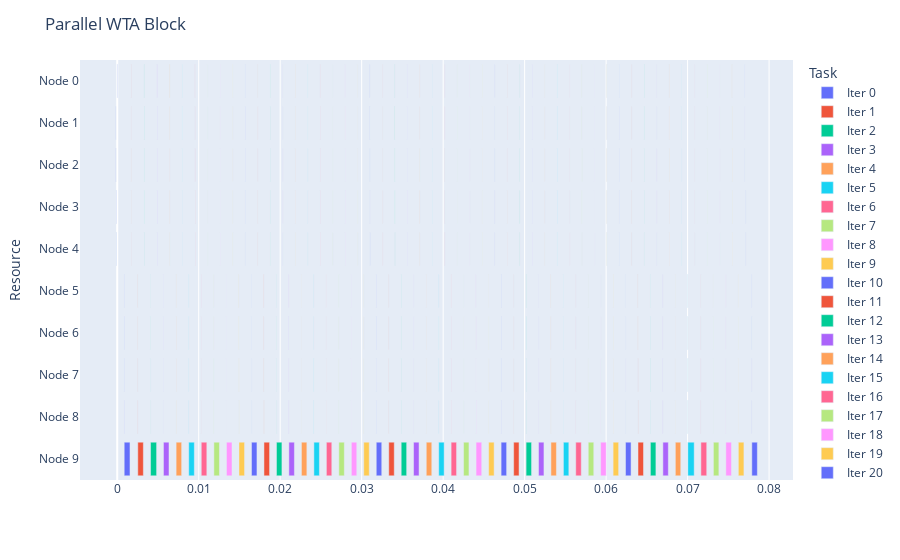

This figure's notebook cell:
### Code cell
# Block
fig = getDataGantt(logs[2], "Parallel WTA Block")
fig.show()

### Figure 1 — Plotly figure (JSON) as saved in the notebook; plotly's stock layout.template omitted (floating-point values rounded to 4 significant figures)
{"data": [{"alignmentgroup": "True", "base": [0, -0.0001943, -0.0001659, -0.0001242, -0.0001092, 0.0008423, 0.0008481, 0.0008471, 0.0008512, 0.0008554], "hovertemplate": "Task=Iter 0<br>Start=%{base}<br>Finish=%{x}<br>Resource=%{y}<extra></extra>", "legendgroup": "Iter 0", "marker": {"color": "#636efa", "pattern": {"shape": ""}}, "name": "Iter 0", "offsetgroup": "Iter 0", "orientation": "h", "showlegend": true, "textposition": "auto", "type": "bar", "x": [1.979e-05, 1.55e-05, 1.574e-05, 1.669e-05, 1.621e-05, 1.478e-05, 1.597e-05, 1.478e-05, 1.597e-05, 0.0007083], "xaxis": "x", "y": ["Node 0", "Node 1", "Node 2", "Node 3", "Node 4", "Node 5", "Node 6", "Node 7", "Node 8", "Node 9"], "yaxis": "y"}, {"alignmentgroup": "True", "base": [0.001722, 0.001726, 0.001728, 0.001731, 0.001734, 0.002514, 0.002514, 0.002517, 0.002521, 0.002524], "hovertemplate": "Task=Iter 1<br>Start=%{base}<br>Finish=%{x}<br>Resource=%{y}<extra></extra>", "legendgroup": "Iter 1", "marker": {"color": "#EF553B", "pattern": {"shape": ""}}, "name": "Iter 1", "offsetgroup": "Iter 1", "orientation": "h", "showlegend": true, "textposition": "auto", "type": "bar", "x": [1.454e-05, 1.216e-05, 1.264e-05, 1.287e-05, 1.287e-05, 1.359e-05, 1.24e-05, 1.24e-05, 1.287e-05, 0.0006828], "xaxis": "x", "y": ["Node 0", "Node 1", "Node 2", "Node 3", "Node 4", "Node 5", "Node 6", "Node 7", "Node 8", "Node 9"], "yaxis": "y"}, {"alignmentgroup": "True", "base": [0.003284, 0.003288, 0.00329, 0.003302, 0.003296, 0.00407, 0.004073, 0.004076, 0.004079, 0.004088], "hovertemplate": "Task=Iter 2<br>Start=%{base}<br>Finish=%{x}<br>Resource=%{y}<extra></extra>", "legendgroup": "Iter 2", "marker": {"color": "#00cc96", "pattern": {"shape": ""}}, "name": "Iter 2", "offsetgroup": "Iter 2", "orientation": "h", "showlegend": true, "textposition": "auto", "type": "bar", "x": [1.264e-05, 1.192e-05, 1.216e-05, 1.192e-05, 1.192e-05, 1.168e-05, 1.264e-05, 1.216e-05, 1.24e-05, 0.0007434], "xaxis": "x", "y": ["Node 0", "Node 1", "Node 2", "Node 3", "Node 4", "Node 5", "Node 6", "Node 7", "Node 8", "Node 9"], "yaxis": "y"}, {"alignmentgroup": "True", "base": [0.004878, 0.004883, 0.004885, 0.004888, 0.004892, 0.00566, 0.005662, 0.005666, 0.005669, 0.005673], "hovertemplate": "Task=Iter 3<br>Start=%{base}<br>Finish=%{x}<br>Resource=%{y}<extra></extra>", "legendgroup": "Iter 3", "marker": {"color": "#ab63fa", "pattern": {"shape": ""}}, "name": "Iter 3", "offsetgroup": "Iter 3", "orientation": "h", "showlegend": true, "textposition": "auto", "type": "bar", "x": [1.311e-05, 1.216e-05, 1.168e-05, 1.168e-05, 1.168e-05, 1.168e-05, 1.216e-05, 1.192e-05, 1.24e-05, 0.0006816], "xaxis": "x", "y": ["Node 0", "Node 1", "Node 2", "Node 3", "Node 4", "Node 5", "Node 6", "Node 7", "Node 8", "Node 9"], "yaxis": "y"}, {"alignmentgroup": "True", "base": [0.006434, 0.006444, 0.006448, 0.006449, 0.006455, 0.007211, 0.007214, 0.00722, 0.007225, 0.007227], "hovertemplate": "Task=Iter 4<br>Start=%{base}<br>Finish=%{x}<br>Resource=%{y}<extra></extra>", "legendgroup": "Iter 4", "marker": {"color": "#FFA15A", "pattern": {"shape": ""}}, "name": "Iter 4", "offsetgroup": "Iter 4", "orientation": "h", "showlegend": true, "textposition": "auto", "type": "bar", "x": [2.193e-05, 1.478e-05, 1.168e-05, 1.264e-05, 1.168e-05, 1.168e-05, 1.192e-05, 1.216e-05, 1.359e-05, 0.0006785], "xaxis": "x", "y": ["Node 0", "Node 1", "Node 2", "Node 3", "Node 4", "Node 5", "Node 6", "Node 7", "Node 8", "Node 9"], "yaxis": "y"}, {"alignmentgroup": "True", "base": [0.007987, 0.007989, 0.00799, 0.007993, 0.007995, 0.008765, 0.008768, 0.008772, 0.008777, 0.008777], "hovertemplate": "Task=Iter 5<br>Start=%{base}<br>Finish=%{x}<br>Resource=%{y}<extra></extra>", "legendgroup": "Iter 5", "marker": {"color": "#19d3f3", "pattern": {"shape": ""}}, "name": "Iter 5", "offsetgroup": "Iter 5", "orientation": "h", "showlegend": true, "textposition": "auto", "type": "bar", "x": [1.287e-05, 1.192e-05, 1.216e-05, 1.192e-05, 1.144e-05, 1.168e-05, 1.24e-05, 1.192e-05, 1.383e-05, 0.000685], "xaxis": "x", "y": ["Node 0", "Node 1", "Node 2", "Node 3", "Node 4", "Node 5", "Node 6", "Node 7", "Node 8", "Node 9"], "yaxis": "y"}, {"alignmentgroup": "True", "base": [0.009537, 0.009541, 0.009542, 0.009545, 0.009548, 0.0103, 0.0103, 0.01031, 0.01031, 0.01031], "hovertemplate": "Task=Iter 6<br>Start=%{base}<br>Finish=%{x}<br>Resource=%{y}<extra></extra>", "legendgroup": "Iter 6", "marker": {"color": "#FF6692", "pattern": {"shape": ""}}, "name": "Iter 6", "offsetgroup": "Iter 6", "orientation": "h", "showlegend": true, "textposition": "auto", "type": "bar", "x": [1.383e-05, 1.216e-05, 1.24e-05, 1.216e-05, 1.192e-05, 1.121e-05, 1.168e-05, 1.216e-05, 1.144e-05, 0.0006835], "xaxis": "x", "y": ["Node 0", "Node 1", "Node 2", "Node 3", "Node 4", "Node 5", "Node 6", "Node 7", "Node 8", "Node 9"], "yaxis": "y"}, {"alignmentgroup": "True", "base": [0.01107, 0.01108, 0.01108, 0.01108, 0.01108, 0.01185, 0.01185, 0.01186, 0.01186, 0.01186], "hovertemplate": "Task=Iter 7<br>Start=%{base}<br>Finish=%{x}<br>Resource=%{y}<extra></extra>", "legendgroup": "Iter 7", "marker": {"color": "#B6E880", "pattern": {"shape": ""}}, "name": "Iter 7", "offsetgroup": "Iter 7", "orientation": "h", "showlegend": true, "textposition": "auto", "type": "bar", "x": [1.216e-05, 1.192e-05, 1.216e-05, 1.168e-05, 1.144e-05, 1.144e-05, 1.216e-05, 1.192e-05, 1.216e-05, 0.000685], "xaxis": "x", "y": ["Node 0", "Node 1", "Node 2", "Node 3", "Node 4", "Node 5", "Node 6", "Node 7", "Node 8", "Node 9"], "yaxis": "y"}, {"alignmentgroup": "True", "base": [0.01263, 0.01264, 0.01264, 0.01264, 0.01264, 0.0134, 0.0134, 0.0134, 0.0134, 0.01341], "hovertemplate": "Task=Iter 8<br>Start=%{base}<br>Finish=%{x}<br>Resource=%{y}<extra></extra>", "legendgroup": "Iter 8", "marker": {"color": "#FF97FF", "pattern": {"shape": ""}}, "name": "Iter 8", "offsetgroup": "Iter 8", "orientation": "h", "showlegend": true, "textposition": "auto", "type": "bar", "x": [1.192e-05, 1.192e-05, 1.192e-05, 1.216e-05, 1.168e-05, 1.144e-05, 1.216e-05, 1.216e-05, 1.168e-05, 0.0006807], "xaxis": "x", "y": ["Node 0", "Node 1", "Node 2", "Node 3", "Node 4", "Node 5", "Node 6", "Node 7", "Node 8", "Node 9"], "yaxis": "y"}, {"alignmentgroup": "True", "base": [0.01416, 0.01417, 0.01417, 0.01417, 0.01418, 0.01493, 0.01493, 0.01494, 0.01494, 0.01494], "hovertemplate": "Task=Iter 9<br>Start=%{base}<br>Finish=%{x}<br>Resource=%{y}<extra></extra>", "legendgroup": "Iter 9", "marker": {"color": "#FECB52", "pattern": {"shape": ""}}, "name": "Iter 9", "offsetgroup": "Iter 9", "orientation": "h", "showlegend": true, "textposition": "auto", "type": "bar", "x": [1.192e-05, 1.168e-05, 1.168e-05, 1.168e-05, 1.144e-05, 1.168e-05, 1.24e-05, 1.216e-05, 1.24e-05, 0.0006843], "xaxis": "x", "y": ["Node 0", "Node 1", "Node 2", "Node 3", "Node 4", "Node 5", "Node 6", "Node 7", "Node 8", "Node 9"], "yaxis": "y"}, {"alignmentgroup": "True", "base": [0.0157, 0.0157, 0.0157, 0.01571, 0.01571, 0.01647, 0.01647, 0.01647, 0.01648, 0.01648], "hovertemplate": "Task=Iter 10<br>Start=%{base}<br>Finish=%{x}<br>Resource=%{y}<extra></extra>", "legendgroup": "Iter 10", "marker": {"color": "#636efa", "pattern": {"shape": ""}}, "name": "Iter 10", "offsetgroup": "Iter 10", "orientation": "h", "showlegend": true, "textposition": "auto", "type": "bar", "x": [1.192e-05, 1.144e-05, 1.192e-05, 1.168e-05, 1.121e-05, 1.144e-05, 1.168e-05, 1.168e-05, 1.216e-05, 0.0006711], "xaxis": "x", "y": ["Node 0", "Node 1", "Node 2", "Node 3", "Node 4", "Node 5", "Node 6", "Node 7", "Node 8", "Node 9"], "yaxis": "y"}, {"alignmentgroup": "True", "base": [0.01722, 0.01722, 0.01723, 0.01723, 0.01723, 0.018, 0.018, 0.018, 0.01801, 0.01801], "hovertemplate": "Task=Iter 11<br>Start=%{base}<br>Finish=%{x}<br>Resource=%{y}<extra></extra>", "legendgroup": "Iter 11", "marker": {"color": "#EF553B", "pattern": {"shape": ""}}, "name": "Iter 11", "offsetgroup": "Iter 11", "orientation": "h", "showlegend": true, "textposition": "auto", "type": "bar", "x": [1.192e-05, 1.144e-05, 1.168e-05, 1.168e-05, 1.168e-05, 1.168e-05, 1.216e-05, 1.192e-05, 1.287e-05, 0.0006888], "xaxis": "x", "y": ["Node 0", "Node 1", "Node 2", "Node 3", "Node 4", "Node 5", "Node 6", "Node 7", "Node 8", "Node 9"], "yaxis": "y"}, {"alignmentgroup": "True", "base": [0.01877, 0.01877, 0.01877, 0.01877, 0.01878, 0.01953, 0.01954, 0.01954, 0.01954, 0.01954], "hovertemplate": "Task=Iter 12<br>Start=%{base}<br>Finish=%{x}<br>Resource=%{y}<extra></extra>", "legendgroup": "Iter 12", "marker": {"color": "#00cc96", "pattern": {"shape": ""}}, "name": "Iter 12", "offsetgroup": "Iter 12", "orientation": "h", "showlegend": true, "textposition": "auto", "type": "bar", "x": [1.192e-05, 1.192e-05, 1.168e-05, 1.192e-05, 1.144e-05, 1.192e-05, 1.216e-05, 1.168e-05, 1.24e-05, 0.0006707], "xaxis": "x", "y": ["Node 0", "Node 1", "Node 2", "Node 3", "Node 4", "Node 5", "Node 6", "Node 7", "Node 8", "Node 9"], "yaxis": "y"}, {"alignmentgroup": "True", "base": [0.02029, 0.02029, 0.02029, 0.0203, 0.0203, 0.02106, 0.02106, 0.02106, 0.02106, 0.02107], "hovertemplate": "Task=Iter 13<br>Start=%{base}<br>Finish=%{x}<br>Resource=%{y}<extra></extra>", "legendgroup": "Iter 13", "marker": {"color": "#ab63fa", "pattern": {"shape": ""}}, "name": "Iter 13", "offsetgroup": "Iter 13", "orientation": "h", "showlegend": true, "textposition": "auto", "type": "bar", "x": [1.192e-05, 1.144e-05, 1.168e-05, 1.144e-05, 1.121e-05, 1.168e-05, 1.216e-05, 1.168e-05, 1.216e-05, 0.0006771], "xaxis": "x", "y": ["Node 0", "Node 1", "Node 2", "Node 3", "Node 4", "Node 5", "Node 6", "Node 7", "Node 8", "Node 9"], "yaxis": "y"}, {"alignmentgroup": "True", "base": [0.02182, 0.02182, 0.02183, 0.02183, 0.02183, 0.0226, 0.0226, 0.0226, 0.0226, 0.02261], "hovertemplate": "Task=Iter 14<br>Start=%{base}<br>Finish=%{x}<br>Resource=%{y}<extra></extra>", "legendgroup": "Iter 14", "marker": {"color": "#FFA15A", "pattern": {"shape": ""}}, "name": "Iter 14", "offsetgroup": "Iter 14", "orientation": "h", "showlegend": true, "textposition": "auto", "type": "bar", "x": [1.168e-05, 1.144e-05, 1.192e-05, 1.144e-05, 1.168e-05, 1.168e-05, 1.216e-05, 1.192e-05, 1.168e-05, 0.0006673], "xaxis": "x", "y": ["Node 0", "Node 1", "Node 2", "Node 3", "Node 4", "Node 5", "Node 6", "Node 7", "Node 8", "Node 9"], "yaxis": "y"}, {"alignmentgroup": "True", "base": [0.02335, 0.02335, 0.02336, 0.02336, 0.02336, 0.02412, 0.02412, 0.02413, 0.02413, 0.02413], "hovertemplate": "Task=Iter 15<br>Start=%{base}<br>Finish=%{x}<br>Resource=%{y}<extra></extra>", "legendgroup": "Iter 15", "marker": {"color": "#19d3f3", "pattern": {"shape": ""}}, "name": "Iter 15", "offsetgroup": "Iter 15", "orientation": "h", "showlegend": true, "textposition": "auto", "type": "bar", "x": [1.192e-05, 1.121e-05, 1.144e-05, 1.144e-05, 1.121e-05, 1.168e-05, 1.168e-05, 1.192e-05, 1.168e-05, 0.0006781], "xaxis": "x", "y": ["Node 0", "Node 1", "Node 2", "Node 3", "Node 4", "Node 5", "Node 6", "Node 7", "Node 8", "Node 9"], "yaxis": "y"}, {"alignmentgroup": "True", "base": [0.02488, 0.02489, 0.02489, 0.02489, 0.0249, 0.02566, 0.02566, 0.02566, 0.02567, 0.02567], "hovertemplate": "Task=Iter 16<br>Start=%{base}<br>Finish=%{x}<br>Resource=%{y}<extra></extra>", "legendgroup": "Iter 16", "marker": {"color": "#FF6692", "pattern": {"shape": ""}}, "name": "Iter 16", "offsetgroup": "Iter 16", "orientation": "h", "showlegend": true, "textposition": "auto", "type": "bar", "x": [1.168e-05, 1.144e-05, 1.168e-05, 1.216e-05, 1.121e-05, 1.168e-05, 1.168e-05, 1.192e-05, 1.192e-05, 0.0006652], "xaxis": "x", "y": ["Node 0", "Node 1", "Node 2", "Node 3", "Node 4", "Node 5", "Node 6", "Node 7", "Node 8", "Node 9"], "yaxis": "y"}, {"alignmentgroup": "True", "base": [0.02642, 0.02642, 0.02642, 0.02642, 0.02643, 0.02719, 0.02719, 0.02719, 0.0272, 0.0272], "hovertemplate": "Task=Iter 17<br>Start=%{base}<br>Finish=%{x}<br>Resource=%{y}<extra></extra>", "legendgroup": "Iter 17", "marker": {"color": "#B6E880", "pattern": {"shape": ""}}, "name": "Iter 17", "offsetgroup": "Iter 17", "orientation": "h", "showlegend": true, "textposition": "auto", "type": "bar", "x": [1.144e-05, 1.121e-05, 1.168e-05, 1.168e-05, 1.764e-05, 1.168e-05, 1.168e-05, 1.144e-05, 1.192e-05, 0.0006728], "xaxis": "x", "y": ["Node 0", "Node 1", "Node 2", "Node 3", "Node 4", "Node 5", "Node 6", "Node 7", "Node 8", "Node 9"], "yaxis": "y"}, {"alignmentgroup": "True", "base": [0.02795, 0.02795, 0.02796, 0.02796, 0.02796, 0.02872, 0.02872, 0.02873, 0.02873, 0.02873], "hovertemplate": "Task=Iter 18<br>Start=%{base}<br>Finish=%{x}<br>Resource=%{y}<extra></extra>", "legendgroup": "Iter 18", "marker": {"color": "#FF97FF", "pattern": {"shape": ""}}, "name": "Iter 18", "offsetgroup": "Iter 18", "orientation": "h", "showlegend": true, "textposition": "auto", "type": "bar", "x": [1.168e-05, 1.144e-05, 1.144e-05, 1.144e-05, 1.168e-05, 1.168e-05, 1.192e-05, 1.192e-05, 1.192e-05, 0.0006654], "xaxis": "x", "y": ["Node 0", "Node 1", "Node 2", "Node 3", "Node 4", "Node 5", "Node 6", "Node 7", "Node 8", "Node 9"], "yaxis": "y"}, {"alignmentgroup": "True", "base": [0.02948, 0.02948, 0.02949, 0.02949, 0.02949, 0.03024, 0.03025, 0.03025, 0.03025, 0.03026], "hovertemplate": "Task=Iter 19<br>Start=%{base}<br>Finish=%{x}<br>Resource=%{y}<extra></extra>", "legendgroup": "Iter 19", "marker": {"color": "#FECB52", "pattern": {"shape": ""}}, "name": "Iter 19", "offsetgroup": "Iter 19", "orientation": "h", "showlegend": true, "textposition": "auto", "type": "bar", "x": [1.168e-05, 1.168e-05, 1.168e-05, 1.168e-05, 1.121e-05, 1.168e-05, 1.192e-05, 1.168e-05, 1.192e-05, 0.0006752], "xaxis": "x", "y": ["Node 0", "Node 1", "Node 2", "Node 3", "Node 4", "Node 5", "Node 6", "Node 7", "Node 8", "Node 9"], "yaxis": "y"}, {"alignmentgroup": "True", "base": [0.03101, 0.03101, 0.03101, 0.03101, 0.03102, 0.03178, 0.03179, 0.03179, 0.03179, 0.03179], "hovertemplate": "Task=Iter 20<br>Start=%{base}<br>Finish=%{x}<br>Resource=%{y}<extra></extra>", "legendgroup": "Iter 20", "marker": {"color": "#636efa", "pattern": {"shape": ""}}, "name": "Iter 20", "offsetgroup": "Iter 20", "orientation": "h", "showlegend": true, "textposition": "auto", "type": "bar", "x": [1.216e-05, 1.192e-05, 1.192e-05, 1.168e-05, 1.144e-05, 1.192e-05, 1.478e-05, 1.168e-05, 1.526e-05, 0.0006738], "xaxis": "x", "y": ["Node 0", "Node 1", "Node 2", "Node 3", "Node 4", "Node 5", "Node 6", "Node 7", "Node 8", "Node 9"], "yaxis": "y"}, {"alignmentgroup": "True", "base": [0.03255, 0.03256, 0.03256, 0.03256, 0.03257, 0.03331, 0.03332, 0.03332, 0.03332, 0.03333], "hovertemplate": "Task=Iter 21<br>Start=%{base}<br>Finish=%{x}<br>Resource=%{y}<extra></extra>", "legendgroup": "Iter 21", "marker": {"color": "#EF553B", "pattern": {"shape": ""}}, "name": "Iter 21", "offsetgroup": "Iter 21", "orientation": "h", "showlegend": true, "textposition": "auto", "type": "bar", "x": [1.192e-05, 1.192e-05, 1.168e-05, 1.168e-05, 1.144e-05, 1.121e-05, 1.192e-05, 1.168e-05, 1.216e-05, 0.0006726], "xaxis": "x", "y": ["Node 0", "Node 1", "Node 2", "Node 3", "Node 4", "Node 5", "Node 6", "Node 7", "Node 8", "Node 9"], "yaxis": "y"}, {"alignmentgroup": "True", "base": [0.03407, 0.03408, 0.03408, 0.03408, 0.03408, 0.03484, 0.03484, 0.03485, 0.03485, 0.03485], "hovertemplate": "Task=Iter 22<br>Start=%{base}<br>Finish=%{x}<br>Resource=%{y}<extra></extra>", "legendgroup": "Iter 22", "marker": {"color": "#00cc96", "pattern": {"shape": ""}}, "name": "Iter 22", "offsetgroup": "Iter 22", "orientation": "h", "showlegend": true, "textposition": "auto", "type": "bar", "x": [1.144e-05, 1.383e-05, 1.168e-05, 1.144e-05, 1.121e-05, 1.144e-05, 1.216e-05, 1.144e-05, 1.192e-05, 0.0006728], "xaxis": "x", "y": ["Node 0", "Node 1", "Node 2", "Node 3", "Node 4", "Node 5", "Node 6", "Node 7", "Node 8", "Node 9"], "yaxis": "y"}, {"alignmentgroup": "True", "base": [0.0356, 0.0356, 0.0356, 0.03561, 0.03561, 0.03636, 0.03636, 0.03636, 0.03636, 0.03637], "hovertemplate": "Task=Iter 23<br>Start=%{base}<br>Finish=%{x}<br>Resource=%{y}<extra></extra>", "legendgroup": "Iter 23", "marker": {"color": "#ab63fa", "pattern": {"shape": ""}}, "name": "Iter 23", "offsetgroup": "Iter 23", "orientation": "h", "showlegend": true, "textposition": "auto", "type": "bar", "x": [1.168e-05, 1.216e-05, 1.168e-05, 1.168e-05, 1.168e-05, 1.144e-05, 1.168e-05, 1.216e-05, 1.168e-05, 0.0006747], "xaxis": "x", "y": ["Node 0", "Node 1", "Node 2", "Node 3", "Node 4", "Node 5", "Node 6", "Node 7", "Node 8", "Node 9"], "yaxis": "y"}, {"alignmentgroup": "True", "base": [0.03713, 0.03713, 0.03714, 0.03714, 0.03714, 0.03791, 0.03792, 0.03792, 0.03792, 0.03793], "hovertemplate": "Task=Iter 24<br>Start=%{base}<br>Finish=%{x}<br>Resource=%{y}<extra></extra>", "legendgroup": "Iter 24", "marker": {"color": "#FFA15A", "pattern": {"shape": ""}}, "name": "Iter 24", "offsetgroup": "Iter 24", "orientation": "h", "showlegend": true, "textposition": "auto", "type": "bar", "x": [1.192e-05, 1.168e-05, 1.192e-05, 1.431e-05, 1.121e-05, 1.144e-05, 1.168e-05, 1.192e-05, 1.216e-05, 0.0006771], "xaxis": "x", "y": ["Node 0", "Node 1", "Node 2", "Node 3", "Node 4", "Node 5", "Node 6", "Node 7", "Node 8", "Node 9"], "yaxis": "y"}, {"alignmentgroup": "True", "base": [0.03867, 0.03868, 0.03868, 0.03869, 0.03869, 0.03944, 0.03944, 0.03945, 0.03945, 0.03946], "hovertemplate": "Task=Iter 25<br>Start=%{base}<br>Finish=%{x}<br>Resource=%{y}<extra></extra>", "legendgroup": "Iter 25", "marker": {"color": "#19d3f3", "pattern": {"shape": ""}}, "name": "Iter 25", "offsetgroup": "Iter 25", "orientation": "h", "showlegend": true, "textposition": "auto", "type": "bar", "x": [1.216e-05, 1.168e-05, 1.144e-05, 1.24e-05, 1.121e-05, 1.621e-05, 1.168e-05, 1.168e-05, 1.311e-05, 0.0006664], "xaxis": "x", "y": ["Node 0", "Node 1", "Node 2", "Node 3", "Node 4", "Node 5", "Node 6", "Node 7", "Node 8", "Node 9"], "yaxis": "y"}, {"alignmentgroup": "True", "base": [0.0402, 0.0402, 0.0402, 0.04021, 0.04021, 0.04096, 0.04097, 0.04097, 0.04097, 0.04098], "hovertemplate": "Task=Iter 26<br>Start=%{base}<br>Finish=%{x}<br>Resource=%{y}<extra></extra>", "legendgroup": "Iter 26", "marker": {"color": "#FF6692", "pattern": {"shape": ""}}, "name": "Iter 26", "offsetgroup": "Iter 26", "orientation": "h", "showlegend": true, "textposition": "auto", "type": "bar", "x": [1.216e-05, 1.144e-05, 1.144e-05, 1.192e-05, 1.144e-05, 1.168e-05, 1.168e-05, 1.168e-05, 1.168e-05, 0.0006709], "xaxis": "x", "y": ["Node 0", "Node 1", "Node 2", "Node 3", "Node 4", "Node 5", "Node 6", "Node 7", "Node 8", "Node 9"], "yaxis": "y"}, {"alignmentgroup": "True", "base": [0.04173, 0.04173, 0.04173, 0.04173, 0.04174, 0.04249, 0.0425, 0.0425, 0.0425, 0.04251], "hovertemplate": "Task=Iter 27<br>Start=%{base}<br>Finish=%{x}<br>Resource=%{y}<extra></extra>", "legendgroup": "Iter 27", "marker": {"color": "#B6E880", "pattern": {"shape": ""}}, "name": "Iter 27", "offsetgroup": "Iter 27", "orientation": "h", "showlegend": true, "textposition": "auto", "type": "bar", "x": [1.168e-05, 1.168e-05, 1.168e-05, 1.192e-05, 1.144e-05, 1.144e-05, 1.168e-05, 1.168e-05, 1.168e-05, 0.0006618], "xaxis": "x", "y": ["Node 0", "Node 1", "Node 2", "Node 3", "Node 4", "Node 5", "Node 6", "Node 7", "Node 8", "Node 9"], "yaxis": "y"}, {"alignmentgroup": "True", "base": [0.04325, 0.04325, 0.04325, 0.04326, 0.04326, 0.04402, 0.04403, 0.04402, 0.04403, 0.04404], "hovertemplate": "Task=Iter 28<br>Start=%{base}<br>Finish=%{x}<br>Resource=%{y}<extra></extra>", "legendgroup": "Iter 28", "marker": {"color": "#FF97FF", "pattern": {"shape": ""}}, "name": "Iter 28", "offsetgroup": "Iter 28", "orientation": "h", "showlegend": true, "textposition": "auto", "type": "bar", "x": [1.192e-05, 1.144e-05, 1.192e-05, 1.144e-05, 1.121e-05, 1.144e-05, 1.55e-05, 1.144e-05, 1.55e-05, 0.0006976], "xaxis": "x", "y": ["Node 0", "Node 1", "Node 2", "Node 3", "Node 4", "Node 5", "Node 6", "Node 7", "Node 8", "Node 9"], "yaxis": "y"}, {"alignmentgroup": "True", "base": [0.0448, 0.0448, 0.0448, 0.0448, 0.04481, 0.04557, 0.04557, 0.04557, 0.04558, 0.04559], "hovertemplate": "Task=Iter 29<br>Start=%{base}<br>Finish=%{x}<br>Resource=%{y}<extra></extra>", "legendgroup": "Iter 29", "marker": {"color": "#FECB52", "pattern": {"shape": ""}}, "name": "Iter 29", "offsetgroup": "Iter 29", "orientation": "h", "showlegend": true, "textposition": "auto", "type": "bar", "x": [1.168e-05, 1.168e-05, 1.192e-05, 1.168e-05, 1.168e-05, 1.121e-05, 1.192e-05, 1.192e-05, 1.335e-05, 0.0006716], "xaxis": "x", "y": ["Node 0", "Node 1", "Node 2", "Node 3", "Node 4", "Node 5", "Node 6", "Node 7", "Node 8", "Node 9"], "yaxis": "y"}, {"alignmentgroup": "True", "base": [0.04633, 0.04633, 0.04633, 0.04633, 0.04634, 0.0471, 0.0471, 0.04711, 0.04711, 0.04711], "hovertemplate": "Task=Iter 30<br>Start=%{base}<br>Finish=%{x}<br>Resource=%{y}<extra></extra>", "legendgroup": "Iter 30", "marker": {"color": "#636efa", "pattern": {"shape": ""}}, "name": "Iter 30", "offsetgroup": "Iter 30", "orientation": "h", "showlegend": true, "textposition": "auto", "type": "bar", "x": [1.168e-05, 1.144e-05, 1.168e-05, 1.168e-05, 1.144e-05, 1.264e-05, 1.216e-05, 1.168e-05, 1.216e-05, 0.0006785], "xaxis": "x", "y": ["Node 0", "Node 1", "Node 2", "Node 3", "Node 4", "Node 5", "Node 6", "Node 7", "Node 8", "Node 9"], "yaxis": "y"}, {"alignmentgroup": "True", "base": [0.04787, 0.04787, 0.04787, 0.04788, 0.04788, 0.04864, 0.04864, 0.04865, 0.04865, 0.04865], "hovertemplate": "Task=Iter 31<br>Start=%{base}<br>Finish=%{x}<br>Resource=%{y}<extra></extra>", "legendgroup": "Iter 31", "marker": {"color": "#EF553B", "pattern": {"shape": ""}}, "name": "Iter 31", "offsetgroup": "Iter 31", "orientation": "h", "showlegend": true, "textposition": "auto", "type": "bar", "x": [1.144e-05, 1.144e-05, 1.168e-05, 1.168e-05, 1.168e-05, 1.144e-05, 1.168e-05, 1.192e-05, 1.216e-05, 0.0006647], "xaxis": "x", "y": ["Node 0", "Node 1", "Node 2", "Node 3", "Node 4", "Node 5", "Node 6", "Node 7", "Node 8", "Node 9"], "yaxis": "y"}, {"alignmentgroup": "True", "base": [0.04939, 0.0494, 0.0494, 0.0494, 0.0494, 0.05017, 0.05017, 0.05018, 0.05018, 0.05018], "hovertemplate": "Task=Iter 32<br>Start=%{base}<br>Finish=%{x}<br>Resource=%{y}<extra></extra>", "legendgroup": "Iter 32", "marker": {"color": "#00cc96", "pattern": {"shape": ""}}, "name": "Iter 32", "offsetgroup": "Iter 32", "orientation": "h", "showlegend": true, "textposition": "auto", "type": "bar", "x": [1.168e-05, 1.144e-05, 1.192e-05, 1.383e-05, 1.144e-05, 1.121e-05, 1.144e-05, 1.168e-05, 1.192e-05, 0.0006707], "xaxis": "x", "y": ["Node 0", "Node 1", "Node 2", "Node 3", "Node 4", "Node 5", "Node 6", "Node 7", "Node 8", "Node 9"], "yaxis": "y"}, {"alignmentgroup": "True", "base": [0.05093, 0.05093, 0.05093, 0.05094, 0.05094, 0.0517, 0.0517, 0.0517, 0.0517, 0.05171], "hovertemplate": "Task=Iter 33<br>Start=%{base}<br>Finish=%{x}<br>Resource=%{y}<extra></extra>", "legendgroup": "Iter 33", "marker": {"color": "#ab63fa", "pattern": {"shape": ""}}, "name": "Iter 33", "offsetgroup": "Iter 33", "orientation": "h", "showlegend": true, "textposition": "auto", "type": "bar", "x": [1.192e-05, 1.192e-05, 1.192e-05, 1.144e-05, 1.144e-05, 1.121e-05, 1.168e-05, 1.168e-05, 1.192e-05, 0.000664], "xaxis": "x", "y": ["Node 0", "Node 1", "Node 2", "Node 3", "Node 4", "Node 5", "Node 6", "Node 7", "Node 8", "Node 9"], "yaxis": "y"}, {"alignmentgroup": "True", "base": [0.05245, 0.05246, 0.05246, 0.05246, 0.05246, 0.05322, 0.05322, 0.05323, 0.05323, 0.05323], "hovertemplate": "Task=Iter 34<br>Start=%{base}<br>Finish=%{x}<br>Resource=%{y}<extra></extra>", "legendgroup": "Iter 34", "marker": {"color": "#FFA15A", "pattern": {"shape": ""}}, "name": "Iter 34", "offsetgroup": "Iter 34", "orientation": "h", "showlegend": true, "textposition": "auto", "type": "bar", "x": [1.144e-05, 1.168e-05, 1.168e-05, 1.144e-05, 1.144e-05, 1.168e-05, 1.144e-05, 1.192e-05, 1.192e-05, 0.0006726], "xaxis": "x", "y": ["Node 0", "Node 1", "Node 2", "Node 3", "Node 4", "Node 5", "Node 6", "Node 7", "Node 8", "Node 9"], "yaxis": "y"}, {"alignmentgroup": "True", "base": [0.05398, 0.05398, 0.05398, 0.05398, 0.05399, 0.05475, 0.05475, 0.05475, 0.05476, 0.05476], "hovertemplate": "Task=Iter 35<br>Start=%{base}<br>Finish=%{x}<br>Resource=%{y}<extra></extra>", "legendgroup": "Iter 35", "marker": {"color": "#19d3f3", "pattern": {"shape": ""}}, "name": "Iter 35", "offsetgroup": "Iter 35", "orientation": "h", "showlegend": true, "textposition": "auto", "type": "bar", "x": [1.144e-05, 1.168e-05, 1.192e-05, 1.168e-05, 1.121e-05, 1.121e-05, 1.144e-05, 1.168e-05, 1.168e-05, 0.0006659], "xaxis": "x", "y": ["Node 0", "Node 1", "Node 2", "Node 3", "Node 4", "Node 5", "Node 6", "Node 7", "Node 8", "Node 9"], "yaxis": "y"}, {"alignmentgroup": "True", "base": [0.05551, 0.05551, 0.05551, 0.05551, 0.05552, 0.05626, 0.05627, 0.05627, 0.05627, 0.05627], "hovertemplate": "Task=Iter 36<br>Start=%{base}<br>Finish=%{x}<br>Resource=%{y}<extra></extra>", "legendgroup": "Iter 36", "marker": {"color": "#FF6692", "pattern": {"shape": ""}}, "name": "Iter 36", "offsetgroup": "Iter 36", "orientation": "h", "showlegend": true, "textposition": "auto", "type": "bar", "x": [1.192e-05, 1.144e-05, 1.144e-05, 1.168e-05, 1.168e-05, 1.144e-05, 1.168e-05, 1.168e-05, 1.168e-05, 0.0006757], "xaxis": "x", "y": ["Node 0", "Node 1", "Node 2", "Node 3", "Node 4", "Node 5", "Node 6", "Node 7", "Node 8", "Node 9"], "yaxis": "y"}, {"alignmentgroup": "True", "base": [0.05702, 0.05703, 0.05704, 0.05703, 0.05703, 0.0578, 0.0578, 0.0578, 0.05781, 0.05781], "hovertemplate": "Task=Iter 37<br>Start=%{base}<br>Finish=%{x}<br>Resource=%{y}<extra></extra>", "legendgroup": "Iter 37", "marker": {"color": "#B6E880", "pattern": {"shape": ""}}, "name": "Iter 37", "offsetgroup": "Iter 37", "orientation": "h", "showlegend": true, "textposition": "auto", "type": "bar", "x": [1.168e-05, 1.192e-05, 1.359e-05, 1.168e-05, 1.168e-05, 1.144e-05, 1.168e-05, 1.192e-05, 1.192e-05, 0.0006781], "xaxis": "x", "y": ["Node 0", "Node 1", "Node 2", "Node 3", "Node 4", "Node 5", "Node 6", "Node 7", "Node 8", "Node 9"], "yaxis": "y"}, {"alignmentgroup": "True", "base": [0.05856, 0.05856, 0.05856, 0.05857, 0.05857, 0.05932, 0.05932, 0.05932, 0.05933, 0.05933], "hovertemplate": "Task=Iter 38<br>Start=%{base}<br>Finish=%{x}<br>Resource=%{y}<extra></extra>", "legendgroup": "Iter 38", "marker": {"color": "#FF97FF", "pattern": {"shape": ""}}, "name": "Iter 38", "offsetgroup": "Iter 38", "orientation": "h", "showlegend": true, "textposition": "auto", "type": "bar", "x": [1.168e-05, 1.144e-05, 1.216e-05, 1.144e-05, 1.144e-05, 1.144e-05, 1.121e-05, 1.192e-05, 1.144e-05, 0.0006795], "xaxis": "x", "y": ["Node 0", "Node 1", "Node 2", "Node 3", "Node 4", "Node 5", "Node 6", "Node 7", "Node 8", "Node 9"], "yaxis": "y"}, {"alignmentgroup": "True", "base": [0.06008, 0.06008, 0.06008, 0.06009, 0.06009, 0.06085, 0.06085, 0.06085, 0.06085, 0.06086], "hovertemplate": "Task=Iter 39<br>Start=%{base}<br>Finish=%{x}<br>Resource=%{y}<extra></extra>", "legendgroup": "Iter 39", "marker": {"color": "#FECB52", "pattern": {"shape": ""}}, "name": "Iter 39", "offsetgroup": "Iter 39", "orientation": "h", "showlegend": true, "textposition": "auto", "type": "bar", "x": [1.168e-05, 1.144e-05, 1.264e-05, 1.168e-05, 1.192e-05, 1.144e-05, 1.192e-05, 1.216e-05, 1.168e-05, 0.0006781], "xaxis": "x", "y": ["Node 0", "Node 1", "Node 2", "Node 3", "Node 4", "Node 5", "Node 6", "Node 7", "Node 8", "Node 9"], "yaxis": "y"}, {"alignmentgroup": "True", "base": [0.06161, 0.06161, 0.06162, 0.06162, 0.06162, 0.06237, 0.06237, 0.06238, 0.06238, 0.06238], "hovertemplate": "Task=Iter 40<br>Start=%{base}<br>Finish=%{x}<br>Resource=%{y}<extra></extra>", "legendgroup": "Iter 40", "marker": {"color": "#636efa", "pattern": {"shape": ""}}, "name": "Iter 40", "offsetgroup": "Iter 40", "orientation": "h", "showlegend": true, "textposition": "auto", "type": "bar", "x": [1.168e-05, 1.144e-05, 1.216e-05, 1.168e-05, 1.168e-05, 1.121e-05, 1.168e-05, 1.168e-05, 1.192e-05, 0.0006793], "xaxis": "x", "y": ["Node 0", "Node 1", "Node 2", "Node 3", "Node 4", "Node 5", "Node 6", "Node 7", "Node 8", "Node 9"], "yaxis": "y"}, {"alignmentgroup": "True", "base": [0.06313, 0.06314, 0.06314, 0.06314, 0.06314, 0.0639, 0.06391, 0.06391, 0.06391, 0.06391], "hovertemplate": "Task=Iter 41<br>Start=%{base}<br>Finish=%{x}<br>Resource=%{y}<extra></extra>", "legendgroup": "Iter 41", "marker": {"color": "#EF553B", "pattern": {"shape": ""}}, "name": "Iter 41", "offsetgroup": "Iter 41", "orientation": "h", "showlegend": true, "textposition": "auto", "type": "bar", "x": [1.168e-05, 1.168e-05, 1.192e-05, 1.168e-05, 1.144e-05, 1.144e-05, 1.168e-05, 1.168e-05, 1.168e-05, 0.0006733], "xaxis": "x", "y": ["Node 0", "Node 1", "Node 2", "Node 3", "Node 4", "Node 5", "Node 6", "Node 7", "Node 8", "Node 9"], "yaxis": "y"}, {"alignmentgroup": "True", "base": [0.06466, 0.06467, 0.06467, 0.06467, 0.06467, 0.06542, 0.06543, 0.06543, 0.06543, 0.06543], "hovertemplate": "Task=Iter 42<br>Start=%{base}<br>Finish=%{x}<br>Resource=%{y}<extra></extra>", "legendgroup": "Iter 42", "marker": {"color": "#00cc96", "pattern": {"shape": ""}}, "name": "Iter 42", "offsetgroup": "Iter 42", "orientation": "h", "showlegend": true, "textposition": "auto", "type": "bar", "x": [1.24e-05, 1.168e-05, 1.168e-05, 1.144e-05, 1.168e-05, 1.121e-05, 1.74e-05, 2.027e-05, 1.788e-05, 0.0006757], "xaxis": "x", "y": ["Node 0", "Node 1", "Node 2", "Node 3", "Node 4", "Node 5", "Node 6", "Node 7", "Node 8", "Node 9"], "yaxis": "y"}, {"alignmentgroup": "True", "base": [0.06619, 0.06619, 0.06619, 0.06619, 0.0662, 0.06695, 0.06696, 0.06696, 0.06696, 0.06697], "hovertemplate": "Task=Iter 43<br>Start=%{base}<br>Finish=%{x}<br>Resource=%{y}<extra></extra>", "legendgroup": "Iter 43", "marker": {"color": "#ab63fa", "pattern": {"shape": ""}}, "name": "Iter 43", "offsetgroup": "Iter 43", "orientation": "h", "showlegend": true, "textposition": "auto", "type": "bar", "x": [1.216e-05, 1.24e-05, 1.24e-05, 1.24e-05, 1.192e-05, 1.216e-05, 1.264e-05, 1.287e-05, 1.311e-05, 0.0006685], "xaxis": "x", "y": ["Node 0", "Node 1", "Node 2", "Node 3", "Node 4", "Node 5", "Node 6", "Node 7", "Node 8", "Node 9"], "yaxis": "y"}, {"alignmentgroup": "True", "base": [0.06772, 0.06772, 0.06772, 0.06772, 0.06773, 0.06849, 0.06849, 0.06849, 0.0685, 0.0685], "hovertemplate": "Task=Iter 44<br>Start=%{base}<br>Finish=%{x}<br>Resource=%{y}<extra></extra>", "legendgroup": "Iter 44", "marker": {"color": "#FFA15A", "pattern": {"shape": ""}}, "name": "Iter 44", "offsetgroup": "Iter 44", "orientation": "h", "showlegend": true, "textposition": "auto", "type": "bar", "x": [1.192e-05, 1.192e-05, 1.216e-05, 1.168e-05, 1.121e-05, 1.144e-05, 1.144e-05, 1.192e-05, 1.311e-05, 0.0006638], "xaxis": "x", "y": ["Node 0", "Node 1", "Node 2", "Node 3", "Node 4", "Node 5", "Node 6", "Node 7", "Node 8", "Node 9"], "yaxis": "y"}, {"alignmentgroup": "True", "base": [0.06924, 0.06924, 0.06925, 0.06925, 0.06925, 0.07001, 0.07001, 0.07002, 0.07002, 0.07002], "hovertemplate": "Task=Iter 45<br>Start=%{base}<br>Finish=%{x}<br>Resource=%{y}<extra></extra>", "legendgroup": "Iter 45", "marker": {"color": "#19d3f3", "pattern": {"shape": ""}}, "name": "Iter 45", "offsetgroup": "Iter 45", "orientation": "h", "showlegend": true, "textposition": "auto", "type": "bar", "x": [1.144e-05, 1.144e-05, 1.168e-05, 1.168e-05, 1.168e-05, 1.144e-05, 1.144e-05, 1.216e-05, 1.216e-05, 0.0007839], "xaxis": "x", "y": ["Node 0", "Node 1", "Node 2", "Node 3", "Node 4", "Node 5", "Node 6", "Node 7", "Node 8", "Node 9"], "yaxis": "y"}, {"alignmentgroup": "True", "base": [0.07084, 0.07085, 0.07085, 0.07085, 0.07085, 0.07161, 0.07161, 0.07162, 0.07162, 0.07163], "hovertemplate": "Task=Iter 46<br>Start=%{base}<br>Finish=%{x}<br>Resource=%{y}<extra></extra>", "legendgroup": "Iter 46", "marker": {"color": "#FF6692", "pattern": {"shape": ""}}, "name": "Iter 46", "offsetgroup": "Iter 46", "orientation": "h", "showlegend": true, "textposition": "auto", "type": "bar", "x": [1.192e-05, 1.216e-05, 1.168e-05, 1.24e-05, 1.168e-05, 1.121e-05, 1.216e-05, 1.168e-05, 1.24e-05, 0.000715], "xaxis": "x", "y": ["Node 0", "Node 1", "Node 2", "Node 3", "Node 4", "Node 5", "Node 6", "Node 7", "Node 8", "Node 9"], "yaxis": "y"}, {"alignmentgroup": "True", "base": [0.07239, 0.07239, 0.07239, 0.0724, 0.0724, 0.07315, 0.07316, 0.07316, 0.07316, 0.07317], "hovertemplate": "Task=Iter 47<br>Start=%{base}<br>Finish=%{x}<br>Resource=%{y}<extra></extra>", "legendgroup": "Iter 47", "marker": {"color": "#B6E880", "pattern": {"shape": ""}}, "name": "Iter 47", "offsetgroup": "Iter 47", "orientation": "h", "showlegend": true, "textposition": "auto", "type": "bar", "x": [1.168e-05, 1.168e-05, 1.192e-05, 1.216e-05, 1.168e-05, 1.121e-05, 1.168e-05, 1.168e-05, 1.287e-05, 0.0006726], "xaxis": "x", "y": ["Node 0", "Node 1", "Node 2", "Node 3", "Node 4", "Node 5", "Node 6", "Node 7", "Node 8", "Node 9"], "yaxis": "y"}, {"alignmentgroup": "True", "base": [0.07392, 0.07392, 0.07392, 0.07393, 0.07393, 0.07469, 0.07469, 0.07469, 0.07469, 0.0747], "hovertemplate": "Task=Iter 48<br>Start=%{base}<br>Finish=%{x}<br>Resource=%{y}<extra></extra>", "legendgroup": "Iter 48", "marker": {"color": "#FF97FF", "pattern": {"shape": ""}}, "name": "Iter 48", "offsetgroup": "Iter 48", "orientation": "h", "showlegend": true, "textposition": "auto", "type": "bar", "x": [1.168e-05, 1.144e-05, 1.192e-05, 1.168e-05, 1.168e-05, 1.121e-05, 1.216e-05, 1.168e-05, 1.168e-05, 0.0006845], "xaxis": "x", "y": ["Node 0", "Node 1", "Node 2", "Node 3", "Node 4", "Node 5", "Node 6", "Node 7", "Node 8", "Node 9"], "yaxis": "y"}, {"alignmentgroup": "True", "base": [0.07544, 0.07545, 0.07546, 0.07546, 0.07546, 0.07621, 0.07621, 0.07622, 0.07622, 0.07623], "hovertemplate": "Task=Iter 49<br>Start=%{base}<br>Finish=%{x}<br>Resource=%{y}<extra></extra>", "legendgroup": "Iter 49", "marker": {"color": "#FECB52", "pattern": {"shape": ""}}, "name": "Iter 49", "offsetgroup": "Iter 49", "orientation": "h", "showlegend": true, "textposition": "auto", "type": "bar", "x": [1.144e-05, 1.144e-05, 1.264e-05, 1.216e-05, 1.216e-05, 1.121e-05, 1.168e-05, 1.144e-05, 1.192e-05, 0.0006857], "xaxis": "x", "y": ["Node 0", "Node 1", "Node 2", "Node 3", "Node 4", "Node 5", "Node 6", "Node 7", "Node 8", "Node 9"], "yaxis": "y"}, {"alignmentgroup": "True", "base": [0.07698, 0.07698, 0.07699, 0.07712, 0.07713, 0.07787, 0.07787, 0.07788, 0.07788, 0.07788], "hovertemplate": "Task=Iter 50<br>Start=%{base}<br>Finish=%{x}<br>Resource=%{y}<extra></extra>", "legendgroup": "Iter 50", "marker": {"color": "#636efa", "pattern": {"shape": ""}}, "name": "Iter 50", "offsetgroup": "Iter 50", "orientation": "h", "showlegend": true, "textposition": "auto", "type": "bar", "x": [1.192e-05, 1.168e-05, 1.264e-05, 1.264e-05, 1.144e-05, 1.144e-05, 1.168e-05, 1.168e-05, 1.192e-05, 0.0006788], "xaxis": "x", "y": ["Node 0", "Node 1", "Node 2", "Node 3", "Node 4", "Node 5", "Node 6", "Node 7", "Node 8", "Node 9"], "yaxis": "y"}], "layout": {"barmode": "overlay", "legend": {"title": {"text": "Task"}, "tracegroupgap": 0}, "margin": {"t": 60}, "title": {"text": "Parallel WTA Block"}, "xaxis": {"anchor": "y", "domain": [0, 1], "type": "linear"}, "yaxis": {"anchor": "x", "autorange": "reversed", "domain": [0, 1], "title": {"text": "Resource"}}}}
